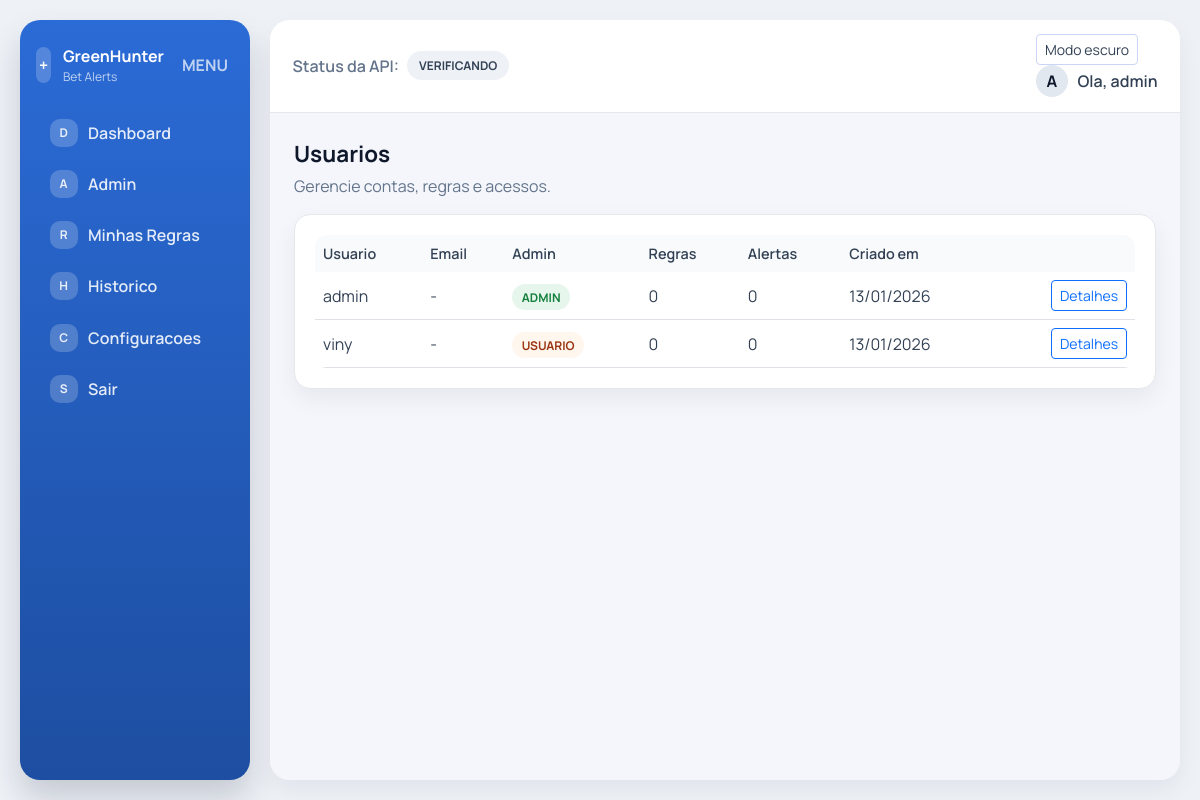
/admin/users (signed in), run on the app's committed database.
### app/models.py (models this page shows, shortened)
class User(UserMixin, db.Model):
    id = db.Column(db.Integer, primary_key=True)
    username = db.Column(db.String(80), unique=True, nullable=False)
    email = db.Column(db.String(120), unique=True)
    password_hash = db.Column(db.String(255), nullable=False)
    telegram_token = db.Column(db.String(255))
    telegram_chat_id = db.Column(db.String(64))
    telegram_verified = db.Column(db.Boolean, default=False, nullable=False)
    is_admin = db.Column(db.Boolean, default=False, nullable=False)
    created_at = db.Column(db.DateTime, default=datetime.utcnow, nullable=False)
    rules = db.relationship("Rule", backref="user", cascade="all, delete-orphan")
    alerts = db.relationship("MatchAlert", backref="user", cascade="all, delete-orphan")
    @property
    def is_admin_user(self) -> bool:
        if self.is_admin:
            return True
        return (self.username or "").lower() == "admin"

### app/admin/routes.py (the view)
@admin_bp.route("/users")
@login_required
def users_list():
    _require_admin()
    rule_counts = {
        row.user_id: row.rules
        for row in db.session.query(
            Rule.user_id, func.count(Rule.id).label("rules")
        )
        .group_by(Rule.user_id)
        .all()
    }
    alert_counts = {
        row.user_id: row.alerts
        for row in db.session.query(
            MatchAlert.user_id, func.count(MatchAlert.id).label("alerts")
        )
        .group_by(MatchAlert.user_id)
        .all()
    }
    users = []
    for user in User.query.order_by(User.created_at.desc()).all():
        users.append(
            {
                "user": user,
                "rules": rule_counts.get(user.id, 0),
                "alerts": alert_counts.get(user.id, 0),
            }
        )
    return render_template("admin/users.html", users=users)

### app/__init__.py (called while the page is built)
@login_manager.user_loader
def load_user(user_id):
    return User.query.get(int(user_id))

### app/admin/routes.py (called while the page is built)
def _require_admin():
    if not current_user.is_authenticated or not current_user.is_admin_user:
        abort(403)

### app/templates/admin/users.html (shortened to what this page needs)
{% extends "base.html" %}
{% block content %}
<div class="page-header">
  <div>
    <div class="page-title">Usuarios</div>
    <div class="page-subtitle">Gerencie contas, regras e acessos.</div>
  </div>
</div>
<div class="card">
  <div class="card-body">
    <div class="table-responsive">
      <table class="table table-clean align-middle mb-0">
        <thead>
          <tr>
            <th>Usuario</th>
            <th>Email</th>
            <th>Admin</th>
            <th>Regras</th>
            <th>Alertas</th>
            <th>Criado em</th>
            <th></th>
          </tr>
        </thead>
        <tbody>
          {% for row in users %}
          <tr>
            <td>{{ row.user.username }}</td>
            <td>{{ row.user.email or '-' }}</td>
            <td>
              {% if row.user.is_admin_user %}
                <span class="badge-status badge-on">Admin</span>
              {% else %}
                <span class="badge-status badge-wait">Usuario</span>
              {% endif %}
            </td>
            <td>{{ row.rules }}</td>
            <td>{{ row.alerts }}</td>
            <td>{{ row.user.created_at.strftime('%d/%m/%Y') }}</td>
            <td class="text-end">
              <a class="btn btn-sm btn-outline-primary" href="{{ url_for('admin.user_detail', user_id=row.user.id) }}">Detalhes</a>
            </td>
          </tr>
          {% endfor %}
        </tbody>
      </table>
    </div>
  </div>
</div>
{% endblock %}

### app/templates/base.html (shortened to what this page needs)
<!doctype html>
<html lang="pt-br">
  <head>
    <link
      href="https://cdn.jsdelivr.net/npm/bootstrap@5.3.2/dist/css/bootstrap.min.css"
      rel="stylesheet"
    >
    <link rel="stylesheet" href="{{ url_for('static', filename='app.css') }}">
  </head>
  <body>
    {% if current_user.is_authenticated %}
    <div class="app-shell">
      <aside class="sidebar">
        <div class="sidebar-brand">
          <div class="brand-icon">+</div>
          <div class="brand-text">
            <div class="brand-title">GreenHunter</div>
            <div class="brand-sub">Bet Alerts</div>
          </div>
          <button class="sidebar-toggle" type="button">MENU</button>
        </div>
        <nav class="sidebar-nav">
          <a class="nav-link {% if request.endpoint == 'main.dashboard' %}active{% endif %}" href="{{ url_for('main.dashboard') }}">
            <span class="nav-icon">D</span> Dashboard
          </a>
          {% if current_user.is_admin_user %}
          <a class="nav-link {% if request.endpoint == 'admin.dashboard' %}active{% endif %}" href="{{ url_for('admin.dashboard') }}">
            <span class="nav-icon">A</span> Admin
          </a>
          {% endif %}
          <a class="nav-link {% if request.endpoint in ['rules.list_rules','rules.create_rule','rules.edit_rule'] %}active{% endif %}" href="{{ url_for('rules.list_rules') }}">
            <span class="nav-icon">R</span> Minhas Regras
          </a>
          <a class="nav-link {% if request.endpoint == 'history.history' %}active{% endif %}" href="{{ url_for('history.history') }}">
            <span class="nav-icon">H</span> Historico
          </a>
          <a class="nav-link {% if request.endpoint == 'settings.settings' %}active{% endif %}" href="{{ url_for('settings.settings') }}">
            <span class="nav-icon">C</span> Configuracoes
          </a>
          <a class="nav-link" href="{{ url_for('auth.logout') }}">
            <span class="nav-icon">S</span> Sair
          </a>
        </nav>
      </aside>
      <div class="main-area">
        <header class="topbar">
          <div class="topbar-left">
            <div class="status-block">
              <span>Status da API:</span>
              <span class="status-pill status-wait" id="api-status">Verificando</span>
            </div>
          </div>
          <div class="topbar-right">
            <button class="btn btn-sm btn-outline-secondary me-2" type="button" id="theme-toggle">Modo escuro</button>
            <div class="user-chip">
              <div class="user-avatar">{{ (current_user.username[:1] if current_user.username else 'U')|upper }}</div>
              <div class="user-name">Ola, {{ current_user.username }}</div>
            </div>
          </div>
        </header>
        <main class="content">
    {% else %}
    <main class="container py-5 auth-shell">
    {% endif %}
      {% block content %}{% endblock %}
    </main>
    {% if current_user.is_authenticated %}
      </div>
    </div>
    {% endif %}
  </body>
</html>

### app/static/app.css (style rules this page uses)
:root { --ink-900: #0f172a; --ink-700: #334155; --ink-500: #64748b; --accent-700: #1d4ed8; --accent-600: #2563eb; --accent-500: #3b82f6; --accent-100: #dbeafe; --bg-100: #eef2f7; --bg-200: #e2e8f4; --ok-500: #16a34a; --bad-500: #dc2626; --warn-500: #f59e0b; --surface-0: #f4f6fb; --surface-1: #ffffff; --surface-2: #f8fafc; --border-1: #e5e7eb; --shadow-1: 0 10px 24px rgba(15, 23, 42, 0.06); }
* { box-sizing: border-box; }
body { font-family: "Manrope", system-ui, -apple-system, "Segoe UI", sans-serif; background: var(--bg-100); color: var(--ink-900); }
a { text-decoration: none; }
.card { border: 1px solid var(--border-1); border-radius: 16px; box-shadow: var(--shadow-1); background: var(--surface-1); }
.card .card-body { padding: 1.25rem; }
.table { background: var(--surface-1); border-radius: 12px; overflow: hidden; }
.table thead th { background: var(--surface-2); color: var(--ink-700); font-weight: 600; border-bottom: 0; }
.table tbody td { color: var(--ink-700); }
.table-clean thead th { background: var(--surface-2); font-size: 0.9rem; }
.badge-status { padding: 0.3rem 0.6rem; border-radius: 999px; font-size: 0.75rem; font-weight: 700; text-transform: uppercase; }
.badge-on { background: #e6f6ec; color: #15803d; }
.badge-wait { background: #fff7ed; color: #9a3412; }
.btn-outline-secondary { border-color: #cbd5f5; color: var(--ink-700); }
.app-shell { display: flex; min-height: 100vh; padding: 1.25rem; gap: 1.25rem; }
.sidebar { width: 230px; background: linear-gradient(180deg, #2b6bd6 0%, #1d4ea1 100%); color: #ffffff; border-radius: 20px; padding: 1.5rem 1rem; box-shadow: 0 18px 32px rgba(15, 23, 42, 0.18); display: flex; flex-direction: column; gap: 1.5rem; }
.sidebar-brand { display: flex; align-items: center; gap: 0.75rem; }
.brand-icon { width: 36px; height: 36px; border-radius: 12px; background: rgba(255, 255, 255, 0.2); display: inline-flex; align-items: center; justify-content: center; font-weight: 700; }
.brand-title { font-weight: 700; }
.brand-sub { font-size: 0.75rem; opacity: 0.7; }
.sidebar-toggle { margin-left: auto; background: transparent; border: 0; color: rgba(255, 255, 255, 0.7); font-weight: 700; }
.sidebar-nav { display: flex; flex-direction: column; gap: 0.35rem; }
.sidebar-nav .nav-link { color: rgba(255, 255, 255, 0.88); padding: 0.55rem 0.85rem; border-radius: 12px; display: flex; align-items: center; gap: 0.65rem; font-weight: 600; }
.sidebar-nav .nav-link .nav-icon { width: 28px; height: 28px; border-radius: 10px; background: rgba(255, 255, 255, 0.2); display: inline-flex; align-items: center; justify-content: center; font-size: 0.75rem; font-weight: 700; }
.main-area { flex: 1; background: var(--surface-0); border-radius: 20px; box-shadow: var(--shadow-1); overflow: hidden; display: flex; flex-direction: column; }
.topbar { padding: 0.9rem 1.4rem; border-bottom: 1px solid var(--border-1); display: flex; align-items: center; justify-content: space-between; background: var(--surface-1); }
.status-block { display: inline-flex; align-items: center; gap: 0.5rem; color: var(--ink-500); font-weight: 600; }
.status-pill { padding: 0.35rem 0.75rem; border-radius: 999px; font-weight: 700; font-size: 0.75rem; background: #eef2f7; color: var(--ink-700); text-transform: uppercase; }
.status-wait { background: #eef2f7; color: var(--ink-700); }
.user-chip { display: flex; align-items: center; gap: 0.6rem; }
.user-avatar { width: 32px; height: 32px; border-radius: 50%; background: #e2e8f0; display: inline-flex; align-items: center; justify-content: center; font-weight: 700; }
.user-name { font-weight: 600; color: var(--ink-700); }
.content { padding: 1.5rem; background: var(--surface-0); min-height: 100%; }
.page-header { display: flex; align-items: center; justify-content: space-between; margin-bottom: 1rem; gap: 1rem; }
.page-title { font-size: 1.4rem; font-weight: 700; margin-bottom: 0.2rem; }
.page-subtitle { color: var(--ink-500); }

### data on the page
User: username "A", username "admin", user.username "admin", user "-", user.created_at "13/01/2026"
User: user.username "viny", user "-", user.created_at "13/01/2026"

### other printed values
{{ row.rules }} "0" "0"
{{ row.alerts }} "0" "0"
